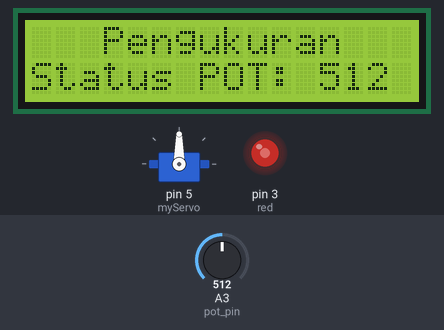
The sketch below on a simulated Arduino Uno, built with avr-gcc and run on an emulated ATmega328P. Shown: 16×2 character LCD, servo, output pins drawn as LEDs (lit = HIGH). The inputs (shaded band) are chosen by the test bench; at power-on: A3 (pot_pin) = 512.

Above: at 1.2 s.
1.3 s: A3 (pot_pin) set to 716
At 1.8 s:
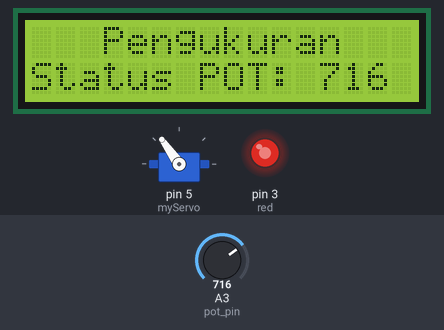
2.8 s: A3 (pot_pin) set to 900
At 3.6 s:
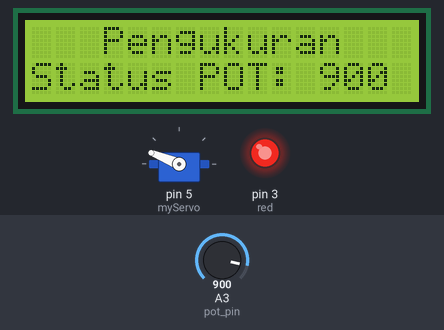
4.3 s: A3 (pot_pin) set to 1023
At 4.7 s:
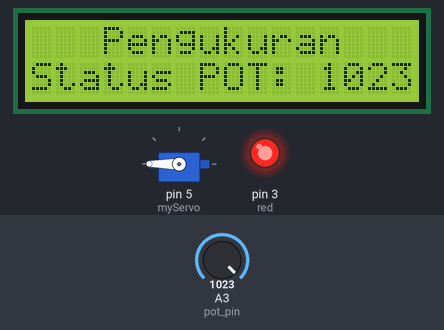
5.8 s: A3 (pot_pin) set to 306
At 7.0 s:
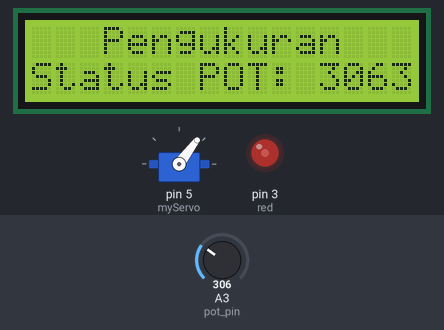
7.3 s: A3 (pot_pin) set to 122
At 8.2 s:
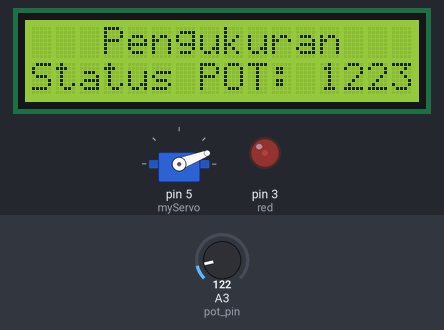
8.8 s: A3 (pot_pin) set to 0
At 9.9 s:
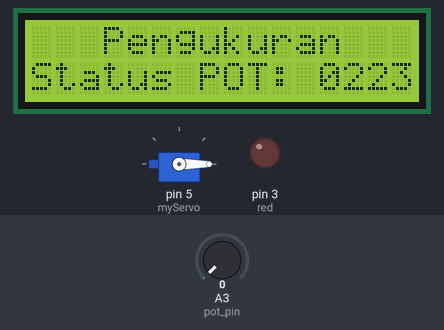
Timing chart, 0 to 11.3 s (numbered marks = the images above; inputs shaded):
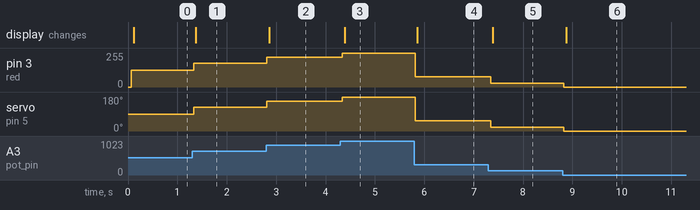

Measured:
- after the input at 1.3 s, pin 3 (red): 127/255 → 178/255 at once; servo on pin 5 (myServo): 90° → 125° at once; the display: changes after 0.07 s (image 1)
- after the input at 2.8 s, pin 3 (red): 178/255 → 224/255 at once; servo on pin 5 (myServo): 125° → 158° at once; the display: changes after 0.06 s (image 2)
- after the input at 4.3 s, pin 3 (red): 224/255 → 255/255 at once; servo on pin 5 (myServo): 158° → 180° at once; the display: changes after 0.09 s (image 3)
- after the input at 5.8 s, pin 3 (red): 255/255 → 76/255 at once; servo on pin 5 (myServo): 180° → 53° at once; the display: changes after 0.06 s (image 4)
- after the input at 7.3 s, pin 3 (red): 76/255 → 30/255 at once; servo on pin 5 (myServo): 53° → 21° at once; the display: changes after 0.09 s (image 5)
- after the input at 8.8 s, pin 3 (red): 30/255 → 0/255 at once; servo on pin 5 (myServo): 21° → 0° at once; the display: changes after 0.07 s (image 6)

The sketch:

LED_x_LCD_x_Potentiometer_x_Servo.ino
```cpp
#include <LiquidCrystal_I2C.h>
LiquidCrystal_I2C lcd (0x27, 16,2);

const int red = 3;
int brightness = 0;

const int pot_pin = A3;
int pot_status = 0;

#include <Servo.h>
Servo myServo;
int rotate;

void setup() {
  // put your setup code here, to run once:

  lcd.init ();
  lcd.clear ();
  lcd.backlight ();

  pinMode (red, OUTPUT);
  pinMode (pot_pin, INPUT);
  myServo.attach (5);

}

void loop() {
  // put your main code here, to run repeatedly:

  pot_status = analogRead (pot_pin);

  brightness = map (pot_status, 0, 1023, 0, 255);
  rotate = map (pot_status, 0, 1023, 0, 180);

  analogWrite (red, brightness);
  myServo.write (rotate);
  delay (20);

  lcd.setCursor (3,0);
  lcd.print ("Pengukuran");

  lcd.setCursor (0,1);
  lcd.print ("Status POT: ");
  lcd.print (pot_status);

}
```
